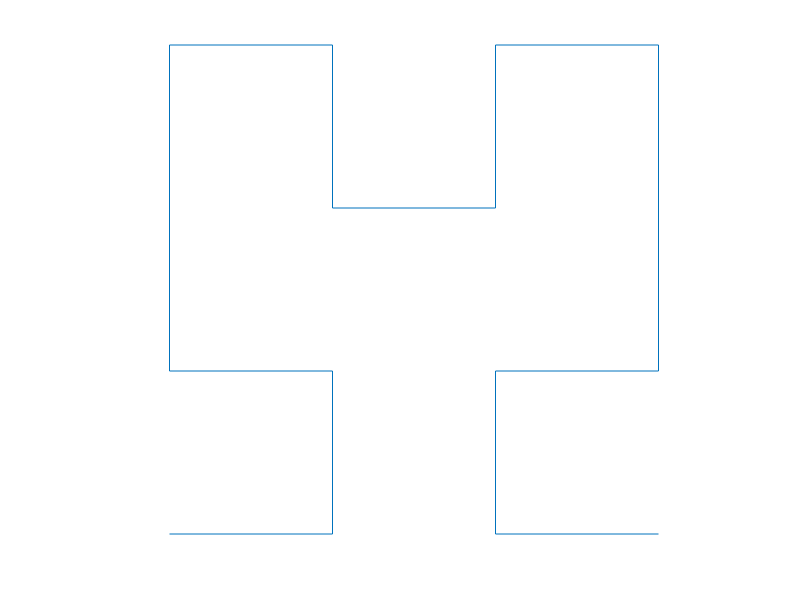

Recreate this plot in MATLAB.
% 4 empty matrices with 0 rows and 2 columns
A = zeros(0,2);
B = zeros(0,2);
C = zeros(0,2);
D = zeros(0,2);

% up and down is positive and negative along y-axis
% left and right are positive and negative along y axis
up = [ 0  1];
right  = [ 1  0];
down = [ 0 -1];
left  = [-1  0];

% set order
order = 2;

% loop draws the curve by dividing the square into smaller squares and
% building the curve in each sub-square
for n = 1:order

  %semi colons concat the matricies
  % each element is a segment of the Hilbert Curve


  AA = [B ; up ; A ; right ; A ; down ; C];
  BB = [A ; right ; B ; up ; B ; left ; D];
  CC = [D ; left ; C ; down ; C ; right ; A];
  DD = [C ; down ; D ; left ; D ; up ; B];
  
  % updating the curve segments for the next iteration
  A = AA;
  B = BB;
  C = CC;
  D = DD;
end
  % temporary matrices: formed by concatenating 

A = [0 0; cumsum(A)];

plot(A(:,1), A(:,2), 'clipping', 'off')
axis equal, axis off